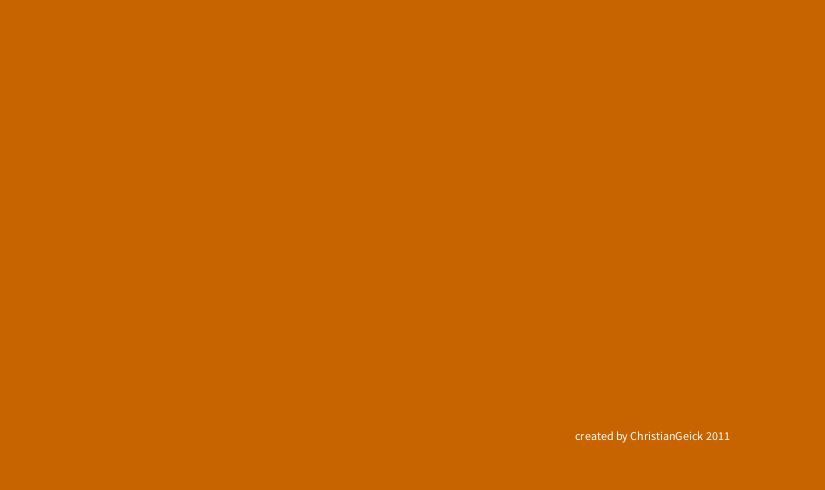
Frame 1 (no input)
Frame 60 (the mouse pressed at the canvas centre just before this capture): identical to frame 1, image omitted
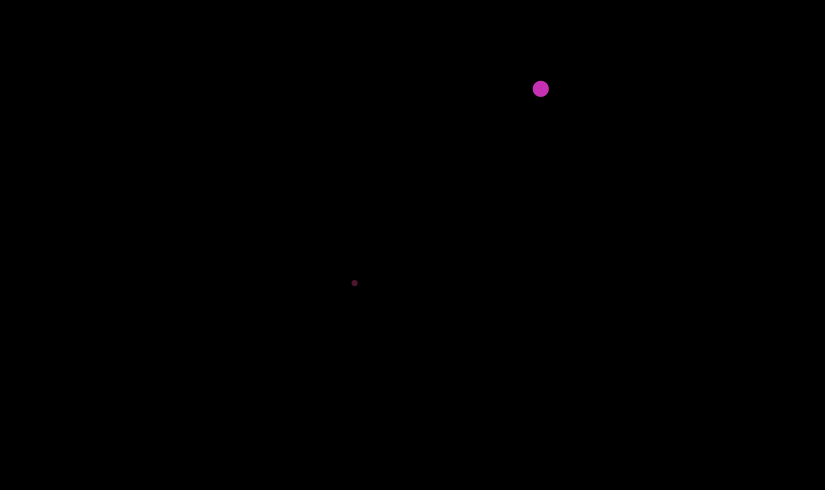
Frame 120 (the mouse held since frame 60 and released just before this capture)

The Processing sketch that drew these frames (run headless with seeded random() and noise(); from frame 60 on, the mouse is pressed at the canvas centre):

// Processing sketch: processing_39915
// ── processing_39915.pde

boolean pressed;
int count;
Snake[] snakes = new Snake[50];

void setup() {
  size(825, 490);
  background(200, 100, 0);
  noStroke();
  smooth();
  text("created by ChristianGeick 2011",825-250,490-50);
  
  count = 1;
  pressed = false;

  for (int i=0; i<snakes.length; i++) {
    snakes[i] = new Snake(random(825), random(490));
  }
}

void draw() {
  if(mousePressed) {
    pressed = true;
    background(0);
  }
  
  if(pressed) {
    if(frameCount%5 == 0) {
      fill(0,25);
      rect(0,0,825, 490);
    }
    
    if(frameCount%100 == 0 && count < snakes.length) {
      count++;
    }
    for (int i=0; i<count; i++) {
      snakes[i].crawl();
    }
  }
}

class Snake {
  
  float x, y, e, t, c1, c2, c3, s;
  
  Snake(float x, float y) {
    this.x = x;
    this.y = y;
    c1 = random(255);
    c2 = random(255);
    c3 = random(255);
    s = random(15);
  }
  
  void crawl() {
    x += random(12)-6;
    y += random(12)-6;
    e = s +random(10)+5;
    t = random(50)+200;

    fill(c1, c2, c3,t);
    ellipse(x, y, e, e);
  }
  
}
